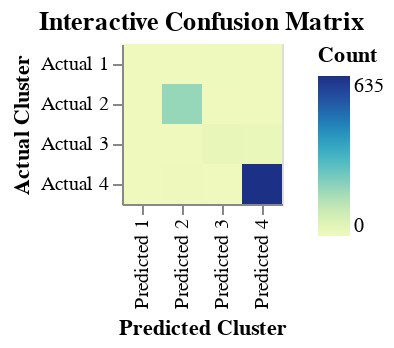

The notebook cell saved with this chart:
### Markdown cell above
### Interactive Confusion Matrix Plot

### Code cell
import altair as alt
import pandas as pd

# Convert the confusion matrix to a pandas DataFrame for Altair
cm_df = pd.DataFrame(cm, index=[f'Actual {i+1}' for i in range(cm.shape[0])],
                     columns=[f'Predicted {i+1}' for i in range(cm.shape[1])])

# Melt the DataFrame for Altair
cm_melted = cm_df.reset_index().melt('index')
cm_melted.columns = ['Actual', 'Predicted', 'Count']

# Create the interactive heatmap using Altair
chart = alt.Chart(cm_melted).mark_rect().encode(
    x=alt.X('Predicted:O', title='Predicted Cluster'),
    y=alt.Y('Actual:O', title='Actual Cluster'),
    color='Count:Q',
    tooltip=['Actual', 'Predicted', 'Count']
).properties(
    title='Interactive Confusion Matrix'
).interactive()

chart.display()

### Figure 1 — Vega-Lite specification as saved in the notebook (floating-point values rounded to 4 significant figures)
{"config": {"view": {"continuousWidth": 300, "continuousHeight": 300}}, "data": {"name": "data-cc58714c8e06ac4613daf07c0d77e792"}, "mark": {"type": "rect"}, "encoding": {"color": {"field": "Count", "type": "quantitative"}, "tooltip": [{"field": "Actual", "type": "nominal"}, {"field": "Predicted", "type": "nominal"}, {"field": "Count", "type": "quantitative"}], "x": {"field": "Predicted", "title": "Predicted Cluster", "type": "ordinal"}, "y": {"field": "Actual", "title": "Actual Cluster", "type": "ordinal"}}, "params": [{"name": "param_10", "select": {"type": "interval", "encodings": ["x", "y"]}, "bind": "scales"}], "title": "Interactive Confusion Matrix", "$schema": "https://vega.github.io/schema/vega-lite/v5.20.1.json", "datasets": {"data-cc58714c8e06ac4613daf07c0d77e792": [{"Actual": "Actual 1", "Predicted": "Predicted 1", "Count": 1}, {"Actual": "Actual 2", "Predicted": "Predicted 1", "Count": 0}, {"Actual": "Actual 3", "Predicted": "Predicted 1", "Count": 0}, {"Actual": "Actual 4", "Predicted": "Predicted 1", "Count": 0}, {"Actual": "Actual 1", "Predicted": "Predicted 2", "Count": 0}, {"Actual": "Actual 2", "Predicted": "Predicted 2", "Count": 188}, {"Actual": "Actual 3", "Predicted": "Predicted 2", "Count": 0}, {"Actual": "Actual 4", "Predicted": "Predicted 2", "Count": 4}, {"Actual": "Actual 1", "Predicted": "Predicted 3", "Count": 2}, {"Actual": "Actual 2", "Predicted": "Predicted 3", "Count": 0}, {"Actual": "Actual 3", "Predicted": "Predicted 3", "Count": 22}, {"Actual": "Actual 4", "Predicted": "Predicted 3", "Count": 1}, {"Actual": "Actual 1", "Predicted": "Predicted 4", "Count": 0}, {"Actual": "Actual 2", "Predicted": "Predicted 4", "Count": 0}, {"Actual": "Actual 3", "Predicted": "Predicted 4", "Count": 15}, {"Actual": "Actual 4", "Predicted": "Predicted 4", "Count": 635}]}}
